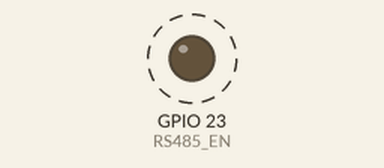
The sketch below on a simulated ESP32-C6. On the bench: output pins drawn as LEDs (lit = HIGH). Dashed ring = blinking. What the sketch prints to the serial monitor is not drawn.

Above: at 0.5 s.
Timing chart, 0 to 3.3 s (numbered marks = the images above):
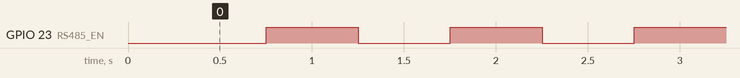

The sketch:

RS-485_EN_Toggle_Test.ino
```cpp
/*
  Dave Williams, DitroniX 2019-2026 (ditronix.net)
  ESPKnack - IoT ESP32-C6 Based Home and Industrial Controller SDK
  Features include ESP32-C6, LoRa, Isolated I/Os, RS485, 5-60V, 4-20mA, Relays, DIN SDK

  PCA 1.2604 - Basic Bring Up Test Code - May 2026

  Remember!
  - Set the BOARD to Use ESP32C6 Dev Module (or similar).
  - You can also set the BAUD rate up to 921600 to speed up flashing.
  - The SDK does NOT need external power to flash.  It will take Power from the USB 5V.
  - The Serial Monitor is configured for BAUD 115200

  The purpose of this test code is to cycle through the various main functions of the board as part of bring up testing.
  .
  This test code is OPEN SOURCE and formatted for easier viewing.  Although is is not intended for real world use, it may be freely used, or modified as needed.
  It is distributed on an "AS IS" BASIS, WITHOUT WARRANTIES OR CONDITIONS OF ANY KIND, either express or implied.

  Further information, details and examples can be found on our website or github.com/DitroniX

  * github.com/DitroniX
  * github.com/DitroniX/ESPKnack-LoRa-Isolated-I-Os-RS485-5-60V-4-20mA-Relays-DIN
  * github.com/DitroniX/ESPKnack-LoRa-Isolated-I-Os-RS485-5-60V-4-20mA-Relays-DIN/wiki
  * hackster.io/DitroniX/espknack-lora-isolated-i-os-rs485-5-60v-4-20ma-relays-sdk-b70677
*/

// Libraries

// **************** USER VARIABLES / DEFINES / STATIC / STRUCTURES / CONSTANTS ****************

// Hardware Serial 0 GPIO Pins
#define RXD0 17
#define TXD0 16

// **************** OUTPUTS ****************
#define RS485_EN 23  // RS485 EN (GP23)

// **************** FUNCTIONS AND ROUTINES ****************

// **************** SETUP ****************
void setup() {
  // Stabalise
  delay(250);

  // Initialise UART
  Serial.begin(115200, SERIAL_8N1, RXD0, TXD0);  // U0
  while (!Serial)
    ;
  Serial.println("");

  // Initialise and Configure UART Matrix Select
  pinMode(RS485_EN, OUTPUT);
  digitalWrite(RS485_EN, HIGH);

  Serial.println("ESPKnack Bring Up and Test Example Code");
}

// **************** LOOP ****************
void loop() {

  // Cycle RED LED
  digitalWrite(RS485_EN, LOW);
  delay(500);
  digitalWrite(RS485_EN, HIGH);
  delay(500);
}
```

Measured:
- by itself, GPIO 23 (RS485_EN): alternates HIGH for 0.50 s and LOW for 0.50 s
